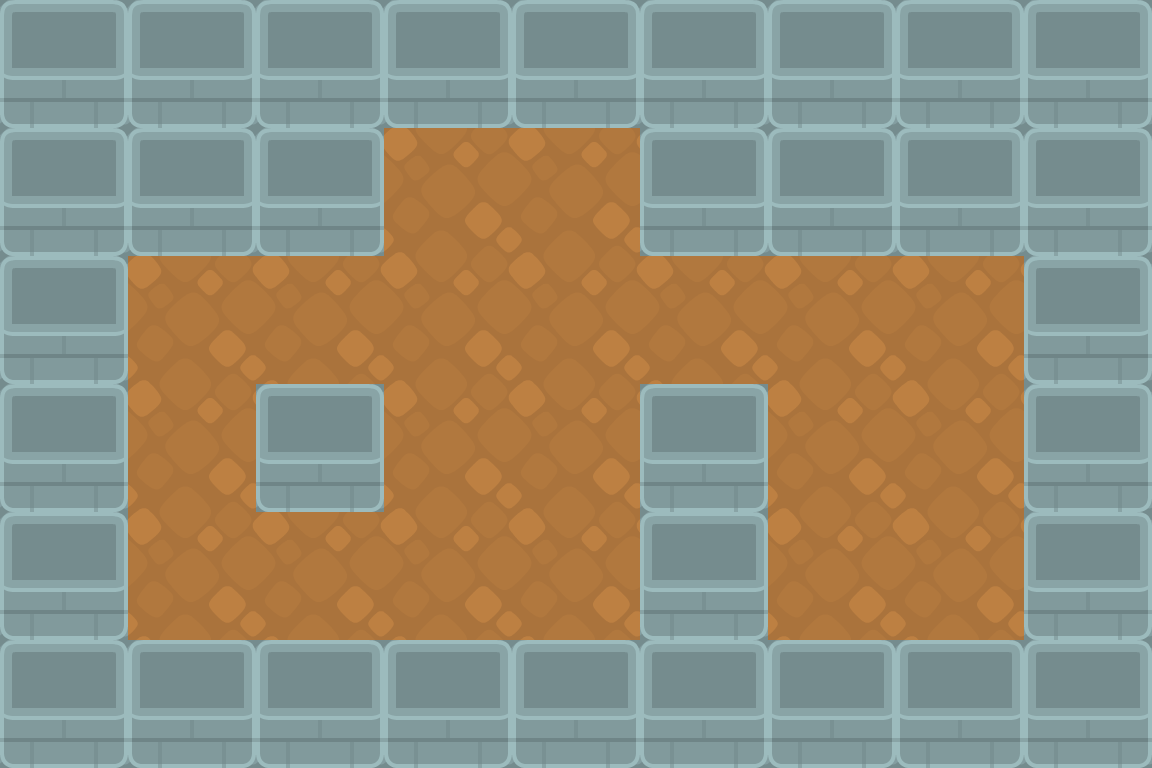

This game map was drawn from its Tiled (.tmx) file and the tilesets committed beside it. A one-line description and the trimmed map source follow:
An orthogonal 9x6 tile map with 128x128 px tiles, 2 tile layers (ground, map_render) and 13 objects.

<map version="1.0" orientation="orthogonal" renderorder="right-down" width="9" height="6" tilewidth="128" tileheight="128" nextobjectid="14">
 <tileset firstgid="1" name="map_tileset" tilewidth="128" tileheight="128" tilecount="20" columns="5">
  <image source="../../_spritesheets/map_tileset.png" trans="ff00ff" width="640" height="512" />
 </tileset>
 <layer name="ground" width="9" height="6">
  <data>[54 cells, 54 non-empty, 2 distinct tile ids]</data>
 </layer>
 <objectgroup name="spawn">
  <object id="5" x="832" y="576" />
 </objectgroup>
 <objectgroup name="coll_objects">
  <object id="6" x="256" y="4" width="508" height="118" />
  <object id="7" x="29.3333" y="128" width="353.333" height="126.667" />
  <object id="8" x="0" y="204" width="122" height="562" />
  <object id="9" x="126" y="640" width="1022" height="124" />
  <object id="10" x="642" y="384" width="124" height="252" />
  <object id="11" x="257.333" y="384" width="122.667" height="125.333" />
  <object id="12" x="1028" y="252" width="124" height="412" />
  <object id="13" x="641.333" y="94.6667" width="510.667" height="158.667" />
 </objectgroup>
 <layer name="map_render" width="9" height="6">
  <data>[54 cells, 34 non-empty, 1 distinct tile ids]</data>
 </layer>
 <objectgroup name="objectifs">
  <object id="1" gid="18" x="256" y="640" width="128" height="128" />
  <object id="2" gid="18" x="512" y="640" width="128" height="128" />
 </objectgroup>
 <objectgroup name="caisses">
  <object id="3" gid="11" x="768" y="384" width="128" height="128" />
  <object id="4" gid="11" x="768" y="512" width="128" height="128" />
 </objectgroup>
</map>
